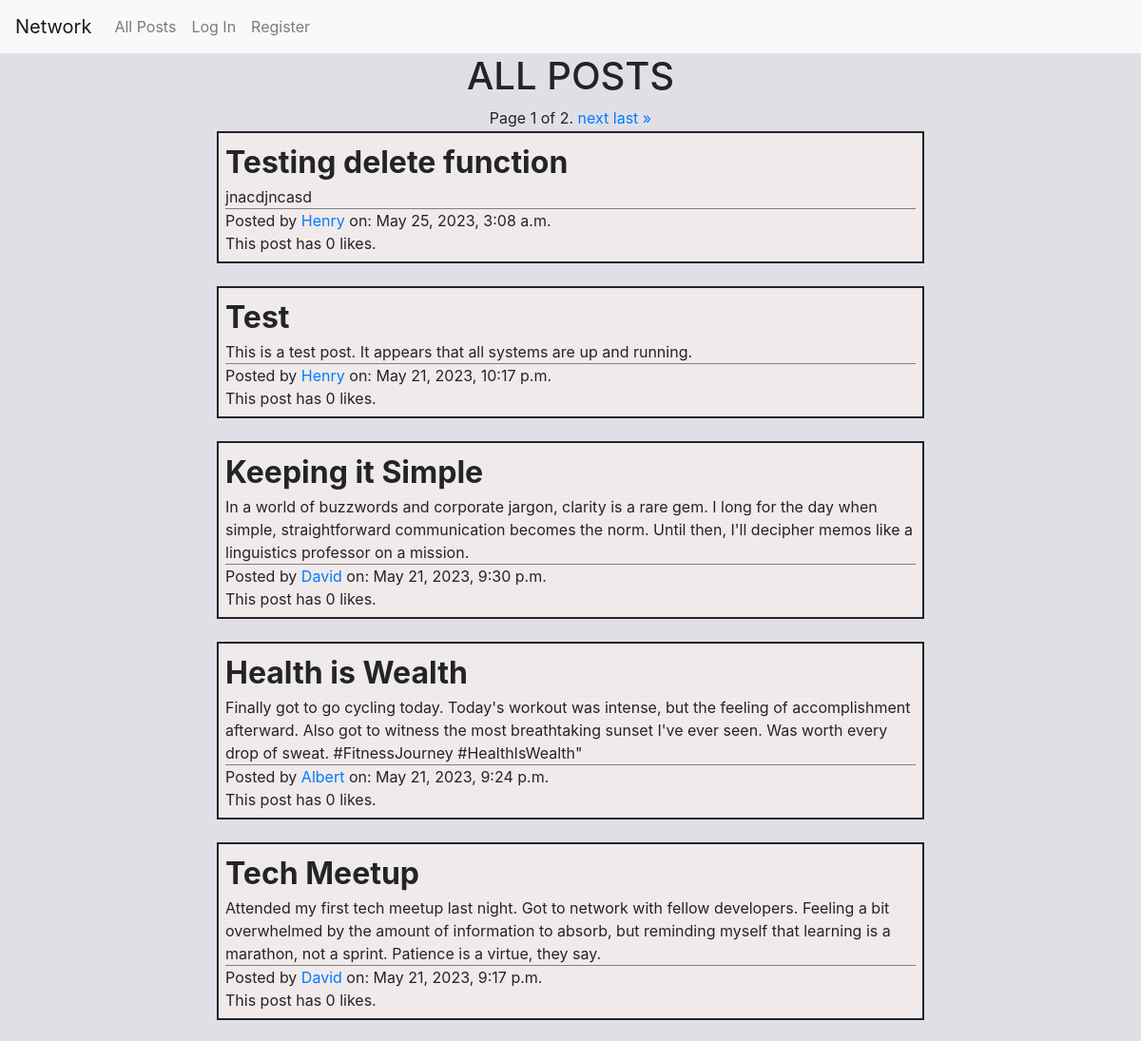
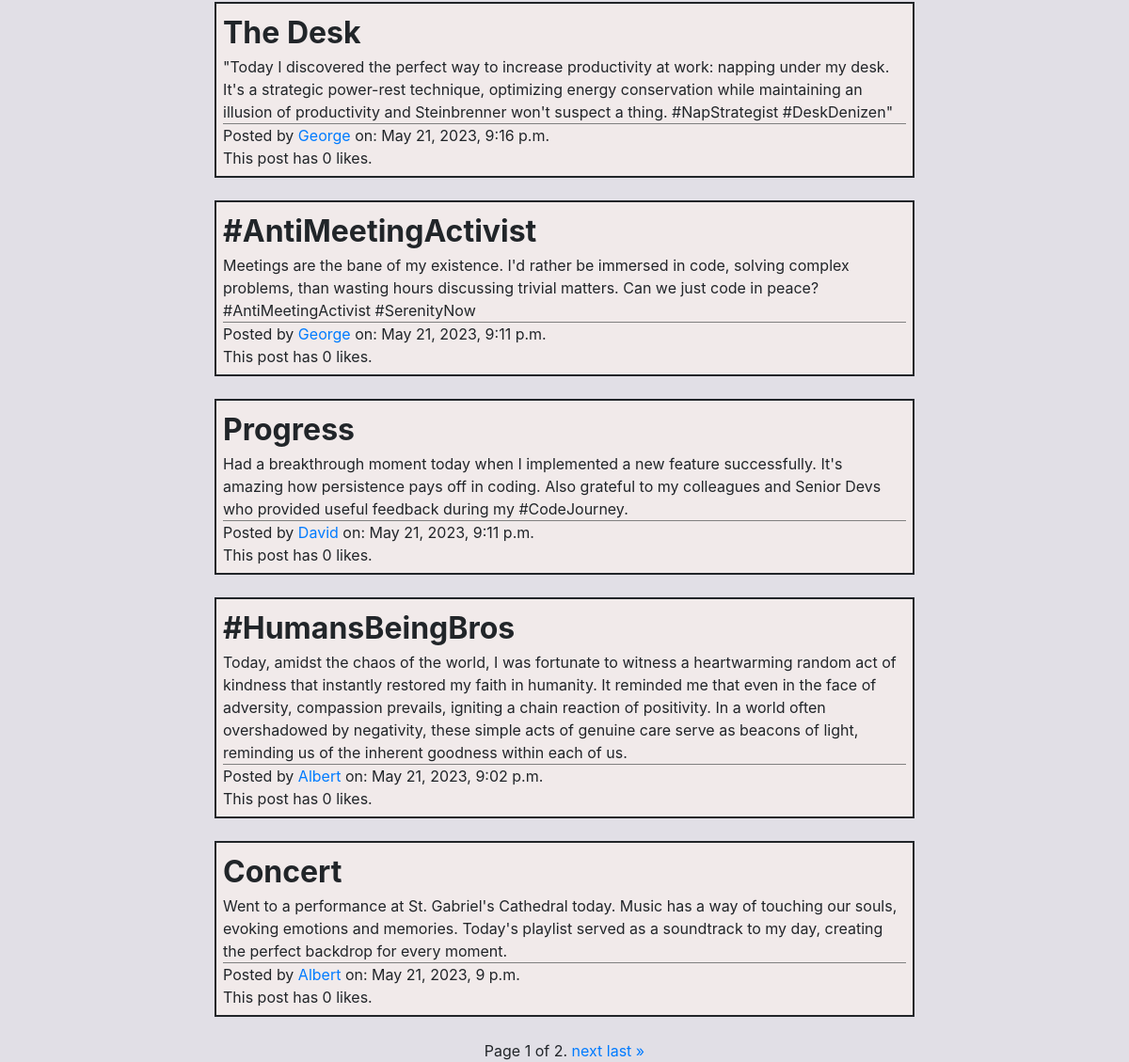
The page / on the database its author committed (2 pictures, top to bottom).
### network/models.py (models this page shows, shortened)
class Post(models.Model):
    id = models.AutoField(primary_key=True)
    postTitle =  models.CharField(max_length=64)
    postBody = models.TextField()
    postTime = models.DateTimeField(default=datetime.now, blank=True)
    postAuthor = models.ForeignKey(User, on_delete = models.CASCADE, related_name="user")
    likes = models.IntegerField(default=0)

class User(AbstractUser):
    pass

### network/views.py (the view, shortened to what this page needs)
# urls.py: path("", views.index, name="index"),
def index(request):
    newPostForm = NewPostForm()
    allPosts = Post.objects.all().order_by("-postTime")
    paginator = Paginator(allPosts, 10)  # show 10 posts per page
    page_number = request.GET.get("page")
    page_obj = paginator.get_page(page_number)
    if request.user.is_authenticated:
        posts_liked_by_user = (
            LikedPost.objects.all().filter(liker=request.user)
            .values_list("post", flat=True))
    else:
        posts_liked_by_user = None
    return render(
        request,
        "network/index.html",
        {"form": newPostForm, "page_obj": page_obj, "likedList": posts_liked_by_user},
    )

### network/templates/network/index.html (shortened to what this page needs)
{% extends "network/layout.html" %}
{% load static %}
{% block body %}
<h1>ALL POSTS</h1>
<div class="page-navigation">
    <span class="current">
        Page {{ page_obj.number }} of {{ page_obj.paginator.num_pages }}.
    </span>
    {% if page_obj.has_next %}
        <a href="?page={{ page_obj.next_page_number }}">next</a>
        <a href="?page={{ page_obj.paginator.num_pages }}">last &raquo;</a>
    {% endif %}
</div>
{% for post in page_obj %}
{% include "singlepost.html" %}
{% endfor %}
<div class="page-navigation">
    <span class="current">
        Page {{ page_obj.number }} of {{ page_obj.paginator.num_pages }}.
    </span>
    {% if page_obj.has_next %}
        <a href="?page={{ page_obj.next_page_number }}">next</a>
        <a href="?page={{ page_obj.paginator.num_pages }}">last &raquo;</a>
    {% endif %}
</div>
{% endblock %}

### network/templates/singlepost.html (shortened to what this page needs)
{% load static %}
<div class="post-container" id="post-container-{{post.id}}">
    <div class="post-title">{{ post.postTitle }}
    </div>
    <div id="post-body-{{post.id}}"> {{ post.postBody }} </div>
    <div class="post-byline">
    Posted by <a href="{% url 'profile' post.postAuthor  %}">{{ post.postAuthor }}</a> on: {{ post.postTime }}
    </div>
    <div id="likes-{{post.id}}">
    This post has <span id="nlikes-{{post.id}}">{{post.likes}}</span> likes.
    </div>
    </div>

### network/static/network/styles.css (style rules this page uses)
h1 { text-align: center; }
.post-container { border: 2px solid; margin: auto; margin-top: 2px; margin-bottom: 24px; padding: 7px; width: 62%; background-color: rgb(241, 234, 234); }
.post-title { font-size: 2pc; font-weight: bold; }
.post-byline { border-top: 1px solid grey; }
.page-navigation { text-align: center; }

### rows shown on the page
Post: postTitle "Testing delete function", postBody "jnacdjncasd", postAuthor "Henry", postTime "May 25, 2023, 3:08 a.m.", likes "0"
Post: postTitle "Test", postBody "This is a test post. It appears that all systems are up and running.", postAuthor "Henry", postTime "May 21, 2023, 10:17 p.m.", likes "0"
Post: postTitle "Keeping it Simple", postBody "In a world of buzzwords and corporate jargon, clarity is a rare gem. I long for the day when simple, straightforward communication becomes the norm. Until then, I'll decipher memos like a linguistics professor on a mission.", postAuthor "David", postTime "May 21, 2023, 9:30 p.m.", likes "0"
Post: postTitle "Health is Wealth", postBody "Finally got to go cycling today. Today's workout was intense, but the feeling of accomplishment afterward. Also got to witness the most breathtaking sunset I've ever seen. Was worth every drop of sweat. #FitnessJourney #HealthIsWealth\"", postAuthor "Albert", postTime "May 21, 2023, 9:24 p.m.", likes "0"
Post: postTitle "Tech Meetup", postBody "Attended my first tech meetup last night. Got to network with fellow developers. Feeling a bit overwhelmed by the amount of information to absorb, but reminding myself that learning is a marathon, not a sprint. Patience is a virtue, they say.", postAuthor "David", postTime "May 21, 2023, 9:17 p.m.", likes "0"
Post: postTitle "The Desk", postBody "\"Today I discovered the perfect way to increase productivity at work: napping under my desk. It's a strategic power-rest technique, optimizing energy conservation while maintaining an illusion of productivity and Steinbrenner won't suspect a thing. #NapStrategist #DeskDenizen\"", postAuthor "George", postTime "May 21, 2023, 9:16 p.m.", likes "0"
Post: postTitle "#AntiMeetingActivist", postBody "Meetings are the bane of my existence. I'd rather be immersed in code, solving complex problems, than wasting hours discussing trivial matters. Can we just code in peace? #AntiMeetingActivist #SerenityNow", postAuthor "George", postTime "May 21, 2023, 9:11 p.m.", likes "0"
Post: postTitle "Progress", postBody "Had a breakthrough moment today when I implemented a new feature successfully. It's amazing how persistence pays off in coding. Also grateful to my colleagues and Senior Devs who provided useful feedback during my #CodeJourney.", postAuthor "David", postTime "May 21, 2023, 9:11 p.m.", likes "0"
Post: postTitle "#HumansBeingBros", postBody "Today, amidst the chaos of the world, I was fortunate to witness a heartwarming random act of kindness that instantly restored my faith in humanity. It reminded me that even in the face of adversity, compassion prevails, igniting a chain reaction of positivity. In a world often overshadowed by negativity, these simple acts of genuine care serve as beacons of light, reminding us of the inherent goodness within each of us.", postAuthor "Albert", postTime "May 21, 2023, 9:02 p.m.", likes "0"
Post: postTitle "Concert", postBody "Went to a performance at St. Gabriel's Cathedral today. Music has a way of touching our souls, evoking emotions and memories. Today's playlist served as a soundtrack to my day, creating the perfect backdrop for every moment.", postAuthor "Albert", postTime "May 21, 2023, 9 p.m.", likes "0"

### other values the page prints
{{ page_obj.number }} "1"
{{ page_obj.paginator.num_pages }} "2"
